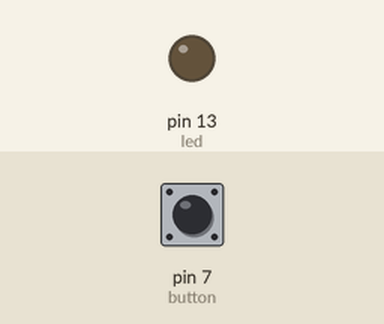
A sketch run on a simulated Arduino Uno, built with avr-gcc and run on an emulated ATmega328P. On the bench: output pins drawn as LEDs (lit = HIGH). The inputs (shaded band) are chosen by the test bench; at power-on: pin 7 (button) LOW.

Above: at 1.2 s.
1.3 s: pin 7 (button) pulled HIGH for 0.15 s
At 1.37 s:
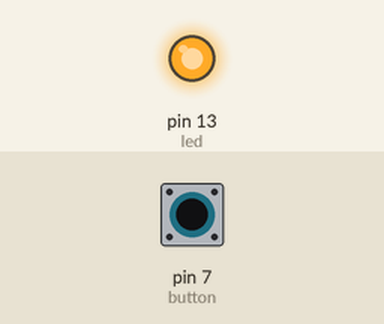
2.9 s: pin 7 (button) pulled HIGH for 3.2 s
At 6.4 s:
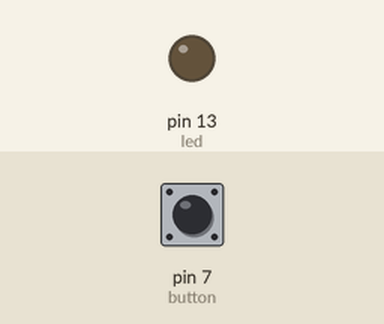
Timing chart, 0 to 7.9 s (numbered marks = the images above; inputs shaded):
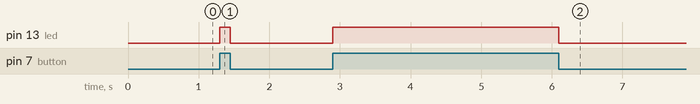

The sketch:

code.ino
```cpp
int led = 13;
int button = 7;
 int state = 0;
 void setup()

 {
 pinMode(led, OUTPUT);
 pinMode(button, INPUT);
 }

void loop()
{ state = digitalRead(button);

 if (state == HIGH)

{ digitalWrite(led, HIGH); }

 else

{ digitalWrite(led, LOW); }

 }
```

Measured:
- after the input at 1.3 s, pin 13 (led): LOW → HIGH at once, → LOW 0.15 s later
- after the input at 2.9 s, pin 13 (led): LOW → HIGH at once, → LOW 3.2 s later
